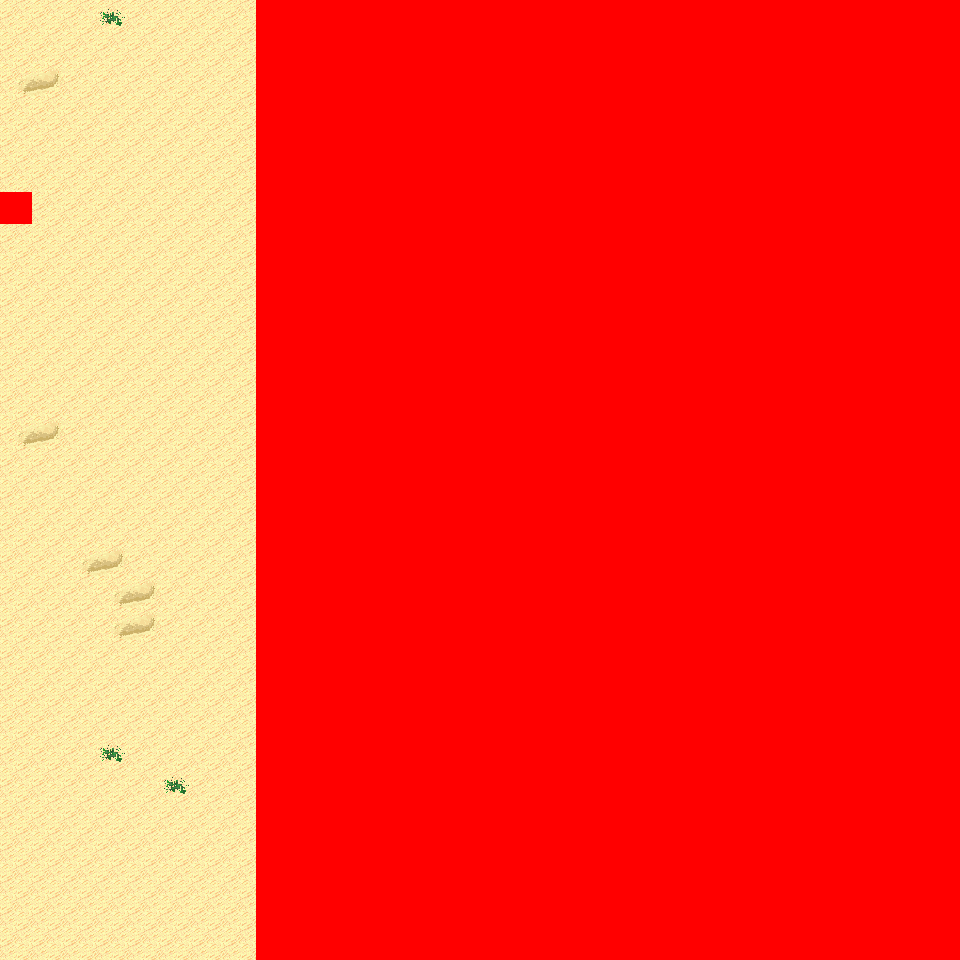

This game map was drawn from its Tiled (.tmx) file and the tilesets committed beside it. A one-line description and the trimmed map source follow:
An orthogonal 30x30 tile map with 32x32 px tiles, 6 tile layers (Ground, Object, Object2, Above, ...), 6 tilesets and 4 objects (4x mapchange).

<map version="1.0" orientation="orthogonal" renderorder="right-down" width="30" height="30" tilewidth="32" tileheight="32" nextobjectid="5">
  <tileset firstgid="1" name="tileset_logic_collision" tilewidth="32" tileheight="32" tilecount="1" columns="1">
    <image source="../drawable/tileset_logic_collision.png" width="32" height="32" />
  </tileset>
  <tileset firstgid="2" name="tileset_terrain_desert" tilewidth="32" tileheight="32" tilecount="88" columns="8">
    <image source="../drawable/tileset_terrain_desert.png" width="256" height="352" />
  </tileset>
  <tileset firstgid="90" name="tileset_ground_sand_2" tilewidth="32" tileheight="32" tilecount="15" columns="5">
    <image source="../drawable/tileset_ground_sand_2.png" width="160" height="96" />
  </tileset>
  <tileset firstgid="105" name="tileset_plant_cactus_2" tilewidth="32" tileheight="32" tilecount="10" columns="5">
    <image source="../drawable/tileset_plant_cactus_2.png" width="160" height="64" />
  </tileset>
  <tileset firstgid="115" name="tileset_plant_round_cactuses" tilewidth="32" tileheight="32" tilecount="20" columns="10">
    <image source="../drawable/tileset_plant_round_cactuses.png" width="320" height="64" />
  </tileset>
  <tileset firstgid="135" name="tileset_plant_cactus" tilewidth="32" tileheight="32" tilecount="2" columns="1">
    <image source="../drawable/tileset_plant_cactus.png" width="32" height="64" />
  </tileset>
  <layer name="Ground" width="30" height="30">
    <data>[900 cells, 900 non-empty, 5 distinct tile ids]</data>
  </layer>
  <layer name="Object" width="30" height="30">
    <data>[900 cells, 6 non-empty, 2 distinct tile ids]</data>
  </layer>
  <layer name="Object2" width="30" height="30">
    <data>[900 cells, 0 non-empty, 0 distinct tile ids]</data>
  </layer>
  <layer name="Above" width="30" height="30">
    <data>[900 cells, 6 non-empty, 2 distinct tile ids]</data>
  </layer>
  <layer name="Above2" width="30" height="30">
    <data>[900 cells, 0 non-empty, 0 distinct tile ids]</data>
  </layer>
  <layer name="Walkable" width="30" height="30">
    <data>[900 cells, 661 non-empty, 1 distinct tile ids]</data>
  </layer>
  <objectgroup name="MapEvents">
    <object id="1" name="north" type="mapchange" x="0" y="0" width="256" height="32">
      <properties>
        <property name="map" value="0_ados_mountain_n2_w2_x3_y0" />
        <property name="place" value="south" />
      </properties>
    </object>
    <object id="2" name="south" type="mapchange" x="0" y="928" width="256" height="32">
      <properties>
        <property name="map" value="0_ados_mountain_n2_w2_x3_y2" />
        <property name="place" value="north" />
      </properties>
    </object>
    <object id="3" name="west" type="mapchange" x="0" y="0" width="32" height="192">
      <properties>
        <property name="map" value="0_ados_mountain_n2_w2_x2_y1" />
        <property name="place" value="east" />
      </properties>
    </object>
    <object id="4" name="west2" type="mapchange" x="0" y="224" width="32" height="736">
      <properties>
        <property name="map" value="0_ados_mountain_n2_w2_x2_y1" />
        <property name="place" value="east2" />
      </properties>
    </object>
  </objectgroup>
</map>
